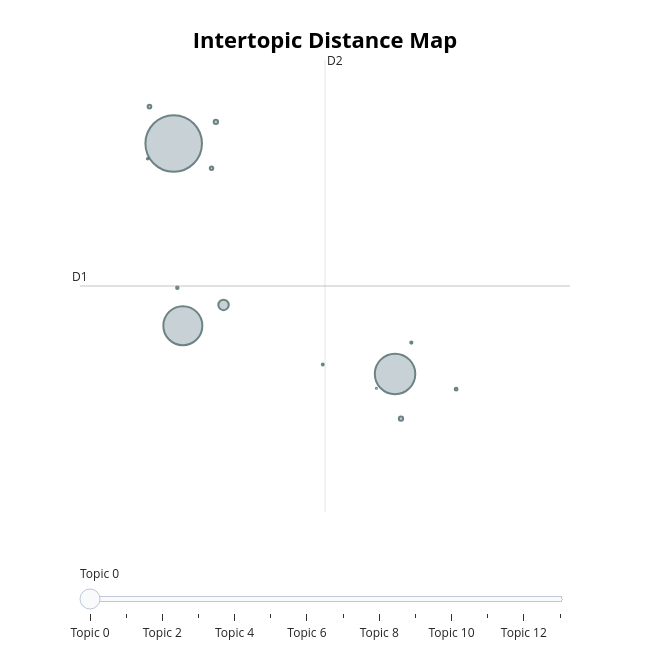
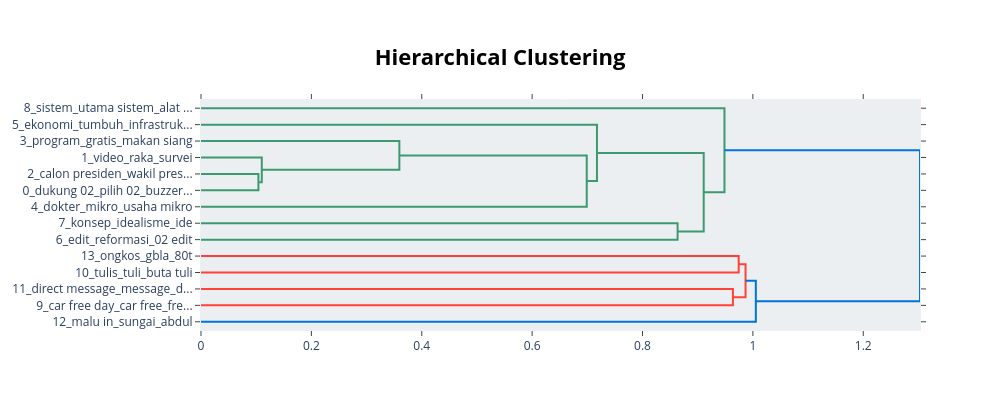
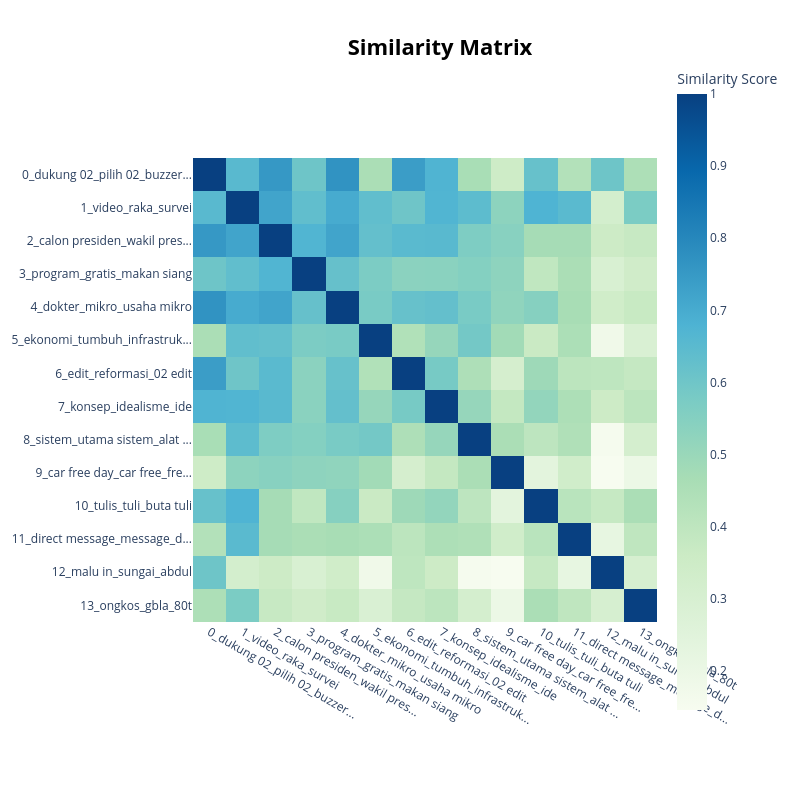

The cell these charts' notebook holds for them, in order:
### Code cell
# Get the improved topic information
topic_info = topic_model.get_topic_info()
print("\nImproved Topic Information:")
print(topic_info.head(10))

# Print topics with their new labels
print("\nTopik Pembicaraan Masyarakat terhadap Pasangan Prabowo-Gibran:")
for index, row in topic_info.iterrows():
    if row["Topic"] != -1:  # Skip outlier topic
        topic_id = row["Topic"]
        words = [word[0] for word in topic_model.get_topic(topic_id)[:8]]
        print(f"Theme: {row['Name']}")
        print(f"Keywords: {', '.join(words)}")
        print(f"Document count: {row['Count']}")
        print("-" * 50)

# Create a topic distribution visualization
plt.figure(figsize=(12, 6))
topic_counts = topic_info[topic_info["Topic"] != -1]["Count"]
topic_names = [label for topic, label in topic_labels.items() if topic != -1][:len(topic_counts)]

# Plot with better color scheme
bars = plt.bar(topic_names, topic_counts, color=plt.cm.viridis(np.linspace(0, 1, len(topic_counts))))

# Add count labels on top of bars
for bar in bars:
    height = bar.get_height()
    plt.text(bar.get_x() + bar.get_width()/2., height + 0.5,
            f'{int(height)}', ha='center', va='bottom', fontweight='bold')

plt.xticks(rotation=45, ha="right")
plt.title("Distribusi Topik Pembicaraan Masyarakat Terhadap Pasangan Prabowo-Gibran", fontsize=14, fontweight='bold')
plt.xlabel("Topik Pembicaraan", fontsize=12)
plt.ylabel("Number of Tweets", fontsize=12)
plt.tight_layout()
plt.grid(axis='y', linestyle='--', alpha=0.7)
plt.show()

# Display interactive visualizations
intertopic_map = topic_model.visualize_topics()
display(intertopic_map)

# Create hierarchical clustering visualization
hierarchy = topic_model.visualize_hierarchy()
display(hierarchy)

# Create heatmap of topic similarities
heatmap = topic_model.visualize_heatmap()
display(heatmap)

# Create word clouds for top 3 topics
plt.figure(figsize=(15, 10))
for i, topic_id in enumerate(topic_info[topic_info['Topic'] != -1]['Topic'][:3]):
    plt.subplot(1, 3, i+1)
    
    # Get topic words and weights
    words = dict(topic_model.get_topic(topic_id)[:15])
    
    # Create and display wordcloud
    wordcloud = WordCloud(width=400, height=400, background_color='white', 
                          colormap='viridis', max_words=50).generate_from_frequencies(words)
    
    plt.imshow(wordcloud, interpolation='bilinear')
    plt.title(f"Topic: {topic_labels[topic_id]}", fontsize=12)
    plt.axis('off')

plt.tight_layout()
plt.show()

### Figure 1 — Plotly figure (JSON) as saved in the notebook; plotly's stock layout.template omitted (floating-point values rounded to 4 significant figures)
{"data": [{"customdata": [[0, "dukung 02 | pilih 02 | buzzer 02 | suara | 02 menang", 28721], [1, "video | raka | survei | kerja | masyarakat", 14701], [2, "calon presiden | wakil presiden | calon wakil presiden | calon wakil | politik", 13661], [3, "program | gratis | makan siang | siang | makan", 974], [4, "dokter | mikro | usaha mikro | usaha | dokter tifa", 171], [5, "ekonomi | tumbuh | infrastruktur | ekonomi rakyat | cipta", 170], [6, "edit | reformasi | 02 edit | juang reformasi | orde", 122], [7, "konsep | idealisme | ide | ideal | idealis", 108], [8, "sistem | utama sistem | alat utama sistem | alat utama | sistem tahan", 71], [9, "car free day | car free | free day | car | free", 55], [10, "tulis | tuli | buta tuli | buku | berkat", 44], [11, "direct message | message | direct | online | ojek online", 38], [12, "malu in | sungai | abdul | besi | wangi", 23], [13, "ongkos | gbla | 80t | tribun | kapasitas", 10]], "hovertemplate": "<b>Topic %{customdata[0]}</b><br>%{customdata[1]}<br>Size: %{customdata[2]}", "legendgroup": "", "marker": {"color": "#B0BEC5", "line": {"color": "DarkSlateGrey", "width": 2}, "size": [28721, 14701, 13661, 974, 171, 170, 122, 108, 71, 55, 44, 38, 23, 10], "sizemode": "area", "sizeref": 17.95, "symbol": "circle"}, "mode": "markers", "name": "", "orientation": "v", "showlegend": false, "type": "scatter", "x": [4.974, 7.283, 5.07, 5.494, 5.414, 7.345, 4.722, 5.369, 7.92, 5.012, 7.453, 6.53, 4.702, 7.089], "xaxis": "x", "y": [-4.648, -7.727, -7.082, -6.806, -4.358, -8.324, -4.154, -4.977, -7.931, -6.575, -7.308, -7.602, -4.851, -7.919], "yaxis": "y"}], "layout": {"annotations": [{"showarrow": false, "text": "D1", "x": 3.997, "y": -6.552, "yshift": 10}, {"showarrow": false, "text": "D2", "x": 6.553, "xshift": 10, "y": -3.531}], "height": 650, "hoverlabel": {"bgcolor": "white", "font": {"family": "Rockwell", "size": 16}}, "legend": {"itemsizing": "constant", "tracegroupgap": 0}, "margin": {"t": 60}, "shapes": [{"line": {"color": "#CFD8DC", "width": 2}, "type": "line", "x0": 6.553, "x1": 6.553, "y0": -9.573, "y1": -3.531}, {"line": {"color": "#9E9E9E", "width": 2}, "type": "line", "x0": 3.997, "x1": 9.109, "y0": -6.552, "y1": -6.552}], "sliders": [{"active": 0, "pad": {"t": 50}, "steps": [{"args": [{"marker.color": [["red", "#B0BEC5", "#B0BEC5", "#B0BEC5", "#B0BEC5", "#B0BEC5", "#B0BEC5", "#B0BEC5", "#B0BEC5", "#B0BEC5", "#B0BEC5", "#B0BEC5", "#B0BEC5", "#B0BEC5"]]}], "label": "Topic 0", "method": "update"}, {"args": [{"marker.color": [["#B0BEC5", "red", "#B0BEC5", "#B0BEC5", "#B0BEC5", "#B0BEC5", "#B0BEC5", "#B0BEC5", "#B0BEC5", "#B0BEC5", "#B0BEC5", "#B0BEC5", "#B0BEC5", "#B0BEC5"]]}], "label": "Topic 1", "method": "update"}, {"args": [{"marker.color": [["#B0BEC5", "#B0BEC5", "red", "#B0BEC5", "#B0BEC5", "#B0BEC5", "#B0BEC5", "#B0BEC5", "#B0BEC5", "#B0BEC5", "#B0BEC5", "#B0BEC5", "#B0BEC5", "#B0BEC5"]]}], "label": "Topic 2", "method": "update"}, {"args": [{"marker.color": [["#B0BEC5", "#B0BEC5", "#B0BEC5", "red", "#B0BEC5", "#B0BEC5", "#B0BEC5", "#B0BEC5", "#B0BEC5", "#B0BEC5", "#B0BEC5", "#B0BEC5", "#B0BEC5", "#B0BEC5"]]}], "label": "Topic 3", "method": "update"}, {"args": [{"marker.color": [["#B0BEC5", "#B0BEC5", "#B0BEC5", "#B0BEC5", "red", "#B0BEC5", "#B0BEC5", "#B0BEC5", "#B0BEC5", "#B0BEC5", "#B0BEC5", "#B0BEC5", "#B0BEC5", "#B0BEC5"]]}], "label": "Topic 4", "method": "update"}, {"args": [{"marker.color": [["#B0BEC5", "#B0BEC5", "#B0BEC5", "#B0BEC5", "#B0BEC5", "red", "#B0BEC5", "#B0BEC5", "#B0BEC5", "#B0BEC5", "#B0BEC5", "#B0BEC5", "#B0BEC5", "#B0BEC5"]]}], "label": "Topic 5", "method": "update"}, {"args": [{"marker.color": [["#B0BEC5", "#B0BEC5", "#B0BEC5", "#B0BEC5", "#B0BEC5", "#B0BEC5", "red", "#B0BEC5", "#B0BEC5", "#B0BEC5", "#B0BEC5", "#B0BEC5", "#B0BEC5", "#B0BEC5"]]}], "label": "Topic 6", "method": "update"}, {"args": [{"marker.color": [["#B0BEC5", "#B0BEC5", "#B0BEC5", "#B0BEC5", "#B0BEC5", "#B0BEC5", "#B0BEC5", "red", "#B0BEC5", "#B0BEC5", "#B0BEC5", "#B0BEC5", "#B0BEC5", "#B0BEC5"]]}], "label": "Topic 7", "method": "update"}, {"args": [{"marker.color": [["#B0BEC5", "#B0BEC5", "#B0BEC5", "#B0BEC5", "#B0BEC5", "#B0BEC5", "#B0BEC5", "#B0BEC5", "red", "#B0BEC5", "#B0BEC5", "#B0BEC5", "#B0BEC5", "#B0BEC5"]]}], "label": "Topic 8", "method": "update"}, {"args": [{"marker.color": [["#B0BEC5", "#B0BEC5", "#B0BEC5", "#B0BEC5", "#B0BEC5", "#B0BEC5", "#B0BEC5", "#B0BEC5", "#B0BEC5", "red", "#B0BEC5", "#B0BEC5", "#B0BEC5", "#B0BEC5"]]}], "label": "Topic 9", "method": "update"}, {"args": [{"marker.color": [["#B0BEC5", "#B0BEC5", "#B0BEC5", "#B0BEC5", "#B0BEC5", "#B0BEC5", "#B0BEC5", "#B0BEC5", "#B0BEC5", "#B0BEC5", "red", "#B0BEC5", "#B0BEC5", "#B0BEC5"]]}], "label": "Topic 10", "method": "update"}, {"args": [{"marker.color": [["#B0BEC5", "#B0BEC5", "#B0BEC5", "#B0BEC5", "#B0BEC5", "#B0BEC5", "#B0BEC5", "#B0BEC5", "#B0BEC5", "#B0BEC5", "#B0BEC5", "red", "#B0BEC5", "#B0BEC5"]]}], "label": "Topic 11", "method": "update"}, {"args": [{"marker.color": [["#B0BEC5", "#B0BEC5", "#B0BEC5", "#B0BEC5", "#B0BEC5", "#B0BEC5", "#B0BEC5", "#B0BEC5", "#B0BEC5", "#B0BEC5", "#B0BEC5", "#B0BEC5", "red", "#B0BEC5"]]}], "label": "Topic 12", "method": "update"}, {"args": [{"marker.color": [["#B0BEC5", "#B0BEC5", "#B0BEC5", "#B0BEC5", "#B0BEC5", "#B0BEC5", "#B0BEC5", "#B0BEC5", "#B0BEC5", "#B0BEC5", "#B0BEC5", "#B0BEC5", "#B0BEC5", "red"]]}], "label": "Topic 13", "method": "update"}]}], "title": {"font": {"color": "Black", "size": 22}, "text": "<b>Intertopic Distance Map</b>", "x": 0.5, "xanchor": "center", "y": 0.95, "yanchor": "top"}, "width": 650, "xaxis": {"anchor": "y", "domain": [0, 1], "range": [3.997, 9.109], "title": {"text": ""}, "visible": false}, "yaxis": {"anchor": "x", "domain": [0, 1], "range": [-9.573, -3.531], "title": {"text": ""}, "visible": false}}}

### Figure 2 — Plotly figure (JSON) as saved in the notebook; plotly's stock layout.template omitted (floating-point values rounded to 4 significant figures)
{"data": [{"hoverinfo": "text", "marker": {"color": "rgb(61,153,112)"}, "mode": "lines", "type": "scatter", "x": [0.0, 0.104, 0.104, 0.0], "xaxis": "x", "y": [-45.0, -45.0, -55.0, -55.0], "yaxis": "y"}, {"hoverinfo": "text", "marker": {"color": "rgb(61,153,112)"}, "mode": "lines", "type": "scatter", "x": [0.0, 0.1101, 0.1101, 0.104], "xaxis": "x", "y": [-35.0, -35.0, -50.0, -50.0], "yaxis": "y"}, {"hoverinfo": "text", "marker": {"color": "rgb(61,153,112)"}, "mode": "lines", "type": "scatter", "x": [0.0, 0.3594, 0.3594, 0.1101], "xaxis": "x", "y": [-25.0, -25.0, -42.5, -42.5], "yaxis": "y"}, {"hoverinfo": "text", "marker": {"color": "rgb(61,153,112)"}, "mode": "lines", "type": "scatter", "x": [0.3594, 0.699, 0.699, 0.0], "xaxis": "x", "y": [-33.75, -33.75, -65.0, -65.0], "yaxis": "y"}, {"hoverinfo": "text", "marker": {"color": "rgb(61,153,112)"}, "mode": "lines", "type": "scatter", "x": [0.0, 0.7175, 0.7175, 0.699], "xaxis": "x", "y": [-15.0, -15.0, -49.38, -49.38], "yaxis": "y"}, {"hoverinfo": "text", "marker": {"color": "rgb(61,153,112)"}, "mode": "lines", "type": "scatter", "x": [0.0, 0.8636, 0.8636, 0.0], "xaxis": "x", "y": [-75.0, -75.0, -85.0, -85.0], "yaxis": "y"}, {"hoverinfo": "text", "marker": {"color": "rgb(61,153,112)"}, "mode": "lines", "type": "scatter", "x": [0.7175, 0.9109, 0.9109, 0.8636], "xaxis": "x", "y": [-32.19, -32.19, -80.0, -80.0], "yaxis": "y"}, {"hoverinfo": "text", "marker": {"color": "rgb(61,153,112)"}, "mode": "lines", "type": "scatter", "x": [0.0, 0.9485, 0.9485, 0.9109], "xaxis": "x", "y": [-5.0, -5.0, -56.09, -56.09], "yaxis": "y"}, {"hoverinfo": "text", "marker": {"color": "rgb(255,65,54)"}, "mode": "lines", "type": "scatter", "x": [0.0, 0.9743, 0.9743, 0.0], "xaxis": "x", "y": [-95.0, -95.0, -105.0, -105.0], "yaxis": "y"}, {"hoverinfo": "text", "marker": {"color": "rgb(255,65,54)"}, "mode": "lines", "type": "scatter", "x": [0.0, 0.9638, 0.9638, 0.0], "xaxis": "x", "y": [-115.0, -115.0, -125.0, -125.0], "yaxis": "y"}, {"hoverinfo": "text", "marker": {"color": "rgb(255,65,54)"}, "mode": "lines", "type": "scatter", "x": [0.9743, 0.9867, 0.9867, 0.9638], "xaxis": "x", "y": [-100.0, -100.0, -120.0, -120.0], "yaxis": "y"}, {"hoverinfo": "text", "marker": {"color": "rgb(0,116,217)"}, "mode": "lines", "type": "scatter", "x": [0.9867, 1.005, 1.005, 0.0], "xaxis": "x", "y": [-110.0, -110.0, -135.0, -135.0], "yaxis": "y"}, {"hoverinfo": "text", "marker": {"color": "rgb(0,116,217)"}, "mode": "lines", "type": "scatter", "x": [0.9485, 1.303, 1.303, 1.005], "xaxis": "x", "y": [-30.55, -30.55, -122.5, -122.5], "yaxis": "y"}], "layout": {"autosize": false, "height": 410, "hoverlabel": {"bgcolor": "white", "font": {"family": "Rockwell", "size": 16}}, "hovermode": "closest", "plot_bgcolor": "#ECEFF1", "showlegend": false, "title": {"font": {"color": "Black", "size": 22}, "text": "<b>Hierarchical Clustering</b>", "x": 0.5, "xanchor": "center", "yanchor": "top"}, "width": 1000, "xaxis": {"mirror": "allticks", "rangemode": "tozero", "showgrid": false, "showline": true, "showticklabels": true, "ticks": "outside", "type": "linear", "zeroline": false}, "yaxis": {"mirror": "allticks", "range": [-140, 0], "rangemode": "tozero", "showgrid": false, "showline": true, "showticklabels": true, "tickmode": "array", "ticks": "outside", "ticktext": ["8_sistem_utama sistem_alat ...", "5_ekonomi_tumbuh_infrastruk...", "3_program_gratis_makan siang", "1_video_raka_survei", "2_calon presiden_wakil pres...", "0_dukung 02_pilih 02_buzzer...", "4_dokter_mikro_usaha mikro", "7_konsep_idealisme_ide", "6_edit_reformasi_02 edit", "13_ongkos_gbla_80t", "10_tulis_tuli_buta tuli", "11_direct message_message_d...", "9_car free day_car free_fre...", "12_malu in_sungai_abdul"], "tickvals": [-5, -15, -25, -35, -45, -55, -65, -75, -85, -95, -105, -115, -125, -135], "type": "linear", "zeroline": false}}}

### Figure 3 — Plotly figure (JSON) as saved in the notebook; plotly's stock layout.template omitted (floating-point values rounded to 4 significant figures; data arrays with more than 128 entries replaced by an {"elided": "..."} marker saying what was removed)
{"data": [{"coloraxis": "coloraxis", "hovertemplate": "x: %{x}<br>y: %{y}<br>Similarity Score: %{z}<extra></extra>", "name": "0", "type": "heatmap", "x": ["0_dukung 02_pilih 02_buzzer...", "1_video_raka_survei", "2_calon presiden_wakil pres...", "3_program_gratis_makan siang", "4_dokter_mikro_usaha mikro", "5_ekonomi_tumbuh_infrastruk...", "6_edit_reformasi_02 edit", "7_konsep_idealisme_ide", "8_sistem_utama sistem_alat ...", "9_car free day_car free_fre...", "10_tulis_tuli_buta tuli", "11_direct message_message_d...", "12_malu in_sungai_abdul", "13_ongkos_gbla_80t"], "xaxis": "x", "y": ["0_dukung 02_pilih 02_buzzer...", "1_video_raka_survei", "2_calon presiden_wakil pres...", "3_program_gratis_makan siang", "4_dokter_mikro_usaha mikro", "5_ekonomi_tumbuh_infrastruk...", "6_edit_reformasi_02 edit", "7_konsep_idealisme_ide", "8_sistem_utama sistem_alat ...", "9_car free day_car free_fre...", "10_tulis_tuli_buta tuli", "11_direct message_message_d...", "12_malu in_sungai_abdul", "13_ongkos_gbla_80t"], "yaxis": "y", "z": {"elided": "14x14 float values"}}], "layout": {"coloraxis": {"colorbar": {"title": {"text": "Similarity Score"}}, "colorscale": [[0, "rgb(247,252,240)"], [0.125, "rgb(224,243,219)"], [0.25, "rgb(204,235,197)"], [0.375, "rgb(168,221,181)"], [0.5, "rgb(123,204,196)"], [0.625, "rgb(78,179,211)"], [0.75, "rgb(43,140,190)"], [0.875, "rgb(8,104,172)"], [1, "rgb(8,64,129)"]]}, "height": 800, "hoverlabel": {"bgcolor": "white", "font": {"family": "Rockwell", "size": 16}}, "legend": {"title": {"text": "Trend"}}, "margin": {"t": 60}, "showlegend": true, "title": {"font": {"color": "Black", "size": 22}, "text": "<b>Similarity Matrix</b>", "x": 0.55, "xanchor": "center", "y": 0.95, "yanchor": "top"}, "width": 800, "xaxis": {"anchor": "y", "constrain": "domain", "domain": [0, 1], "scaleanchor": "y"}, "yaxis": {"anchor": "x", "autorange": "reversed", "constrain": "domain", "domain": [0, 1]}}}
